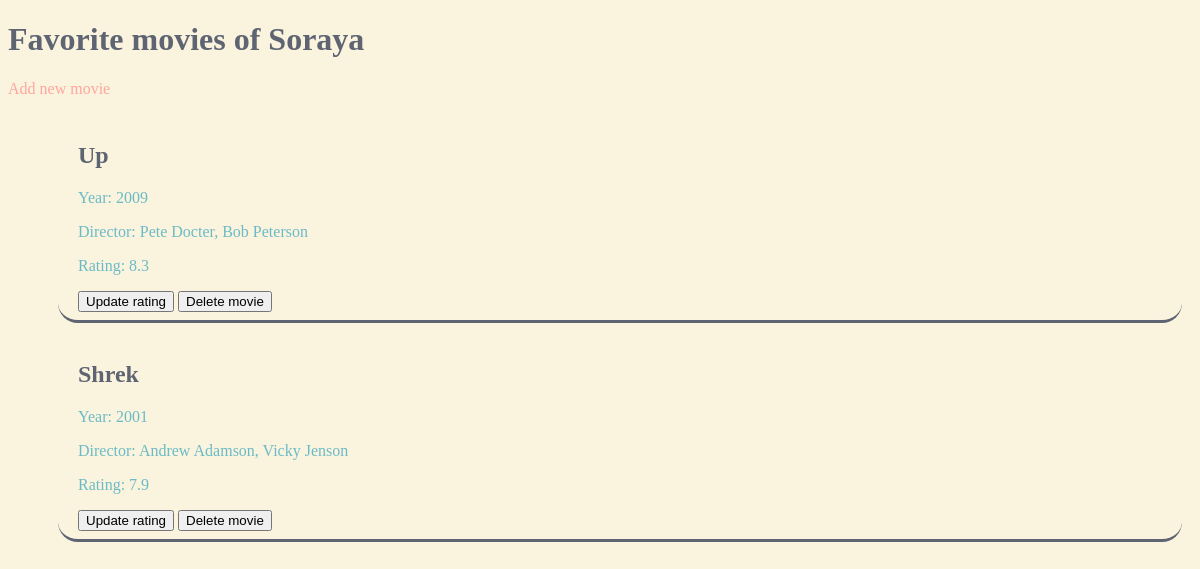
Before: /users/1 with the older database file.
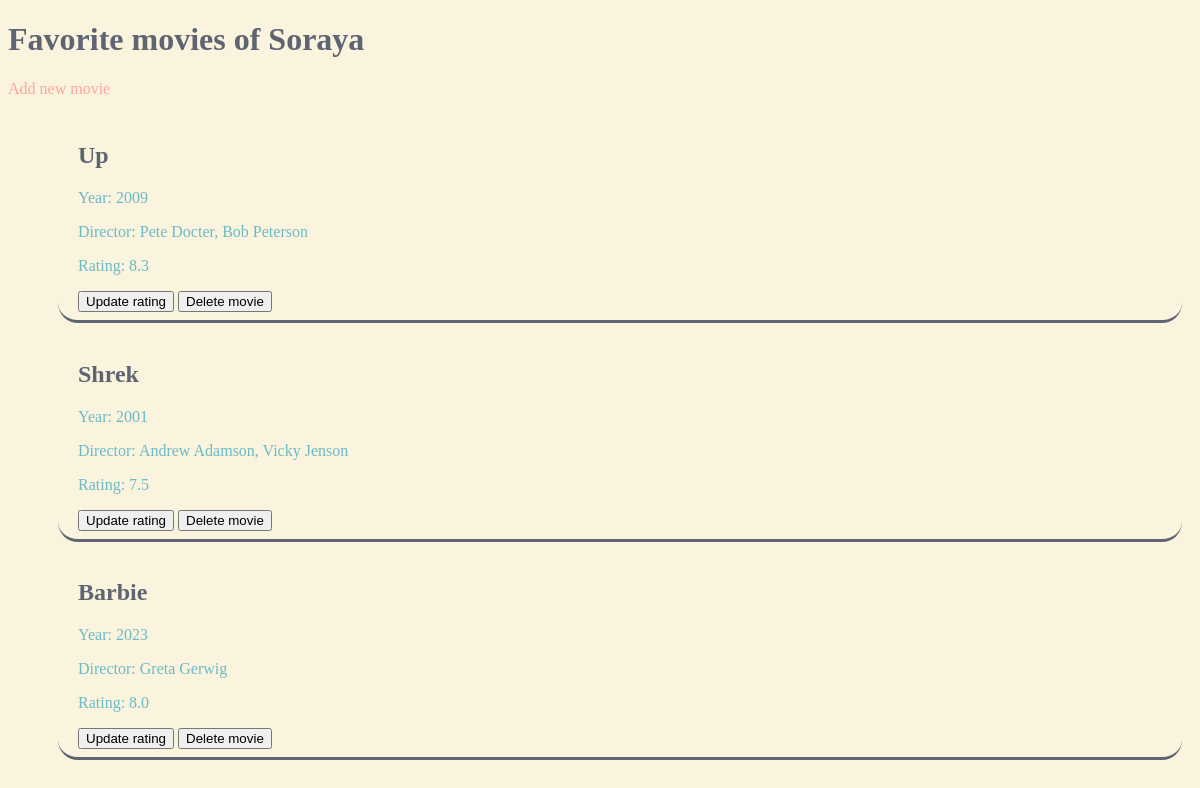
After: the same page with the newer database file.
### data_models.py (models this page shows, shortened)
class User(db.Model):
    __tablename__ = "users"
    user_id = db.Column(db.Integer, primary_key=True, unique=True, autoincrement=True)
    user_name = db.Column(db.String(30), unique=True)

class Movie(db.Model):
    __tablename__ = "movies"
    movie_id = db.Column(db.Integer, primary_key=True, unique=True, autoincrement=True)
    user_id = db.Column(db.Integer, db.ForeignKey("users.user_id"))
    title = db.Column(db.String(50))
    year = db.Column(db.Integer)
    director = db.Column(db.String)
    rating = db.Column(db.Float)

### app.py (the view)
@app.route("/users/<user_id>")  # exhibit a specific user’s list of favorite movies.
def list_favorite_movies(user_id):
    users = data_manager.get_all_users()
    user_name = data_manager.find_user_by_id(user_id)
    user_movies = data_manager.get_user_movies(user_id)
    try:
        return render_template('user_movies.html', users=users, user_name=user_name, user_movies=user_movies,
                               user_id=user_id)
    except UndefinedError:
        error_message = "User ID could not be found."
        return render_template("not_found.html", error_message=error_message)

### datamanager/sqlite_datamanager.py (called while the page is built)
    def get_all_users(self):
        return User.query.all()

    def get_user_movies(self, user_id):
        user_movies = Movie.query.join(User).filter(int(user_id) == Movie.user_id)
        return user_movies

    def find_user_by_id(self, user_id):
        selected_user = User.query.filter_by(user_id=int(user_id)).first()
        return selected_user.user_name

### templates/user_movies.html (shortened to what this page needs)
<!DOCTYPE html>
<html lang="en">
<head>
    <link rel="stylesheet" href="{{url_for('static', filename='style.css')}}">
</head>
<body>
<h1>Favorite movies of {{ user_name }}</h1>
<a href="/users/{{ user_id }}/add_movie">Add new movie</a>
<ul>
    {% for movie in user_movies %}
    <li class="movie">
        <h2>{{ movie.title }}</h2>
        <p>Year: {{ movie.year }}</p>
        <p>Director: {{ movie.director }}</p>
        <p>Rating: {{ movie.rating }}</p>
        <a href="/users/{{ user_id }}/update_movie/{{ movie.movie_id }}"><button>Update rating</button></a>
        <a href="/users/{{ user_id }}/delete_movie/{{ movie.movie_id }}"><button>Delete movie</button></a>
    </li>
    {% endfor %}
</ul>
</body>
</html>

### static/style.css (style rules this page uses)
* { box-sizing: border-box; }
body { background: #FAF3DD; color: #5E6472; }
ul { list-style-type: disclosure-closed; color: #FFA69E; }
li { margin: 10px; }
.movie { list-style-type: none; border-bottom: solid #5E6472; padding: 0.5em; border-radius: 20px; padding-left: 20px; color: #6BBBC7; }
.movie h2 { color: #5E6472; }
a { text-decoration: none; color: #FFA69E; }

Changed rows visible on the page:
changed Movie "Shrek": rating "7.9" → "7.5"
added Movie: title "Barbie", year "2023", director "Greta Gerwig", rating "8.0"
